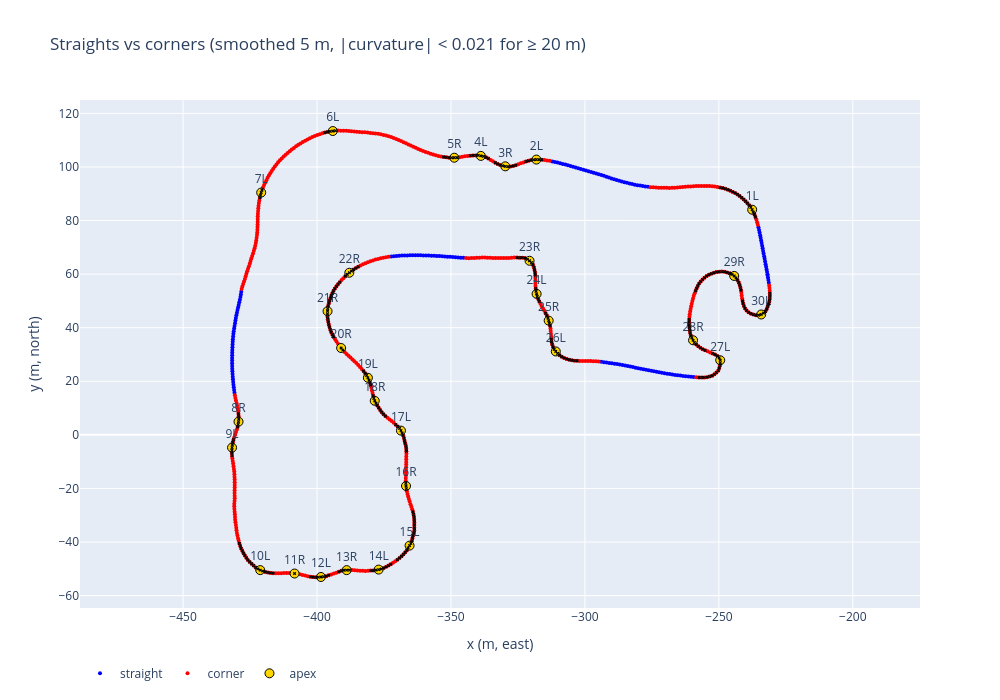

Write notebook code for a chart like this one.
### Markdown cell above
let's add the apex, the apex is the point with the highest curvature in a corner.


going to also number the corners starting from the start line and the R/L indicates if it's a right-hander or left-hander respectively

### Code cell
import numpy as np
import plotly.graph_objects as go
from src.loader import load_centerline

K_STRAIGHT = 0.021     # |curvature| below this = straight-ish
MIN_STRAIGHT_M = 20    # straight-ish stretch must be at least this long
K_CORNER = 0.0385       # |curvature| above this = clearly a corner
SMOOTH_WINDOW_M = 5   # rolling-mean window (odd number, 1 point = 1 m)


cl = load_centerline()
cl["curvature_smooth"] = smooth_circular(cl["curvature"].to_numpy(), SMOOTH_WINDOW_M)

# straights: low smoothed curvature for at least MIN_STRAIGHT_M
low = (cl["curvature_smooth"].abs() < K_STRAIGHT).to_numpy()
run_id = np.concatenate([[0], np.cumsum(low[1:] != low[:-1])])
if low[0] == low[-1] and run_id[-1] != 0:          # loop: join first and last run
    run_id[run_id == run_id[-1]] = 0
run_len = np.bincount(run_id)
cl["is_straight"] = low & (run_len[run_id] >= MIN_STRAIGHT_M)

fig = go.Figure()
for is_straight, colour, name in [(True, "blue", "straight"), (False, "red", "corner")]:
    part = cl[cl["is_straight"] == is_straight]
    fig.add_trace(go.Scatter(
        x=part["x"], y=part["y"],
        mode="markers",
        marker=dict(size=4, color=colour),
        customdata=part[["s", "curvature_smooth"]],
        hovertemplate="s=%{customdata[0]:.0f} m<br>curvature=%{customdata[1]:.04f}<extra></extra>",
        name=name,
    ))

# sharp points on top
sharp = cl[cl["curvature_smooth"].abs() > K_CORNER]
# corners = runs of consecutive points with |smoothed curvature| > K_CORNER
high = (cl["curvature_smooth"].abs() > K_CORNER).to_numpy()
run_id = np.concatenate([[0], np.cumsum(high[1:] != high[:-1])])
if high[0] == high[-1] and run_id[-1] != 0:          # loop: join first and last run
    run_id[run_id == run_id[-1]] = 0

# apex = point of highest |curvature| inside each high run
cl["run"] = run_id
high_pts = cl[high]
apex_idx = high_pts.groupby("run")["curvature_smooth"].apply(lambda c: c.abs().idxmax())
apexes = cl.loc[apex_idx].sort_values("s").reset_index(drop=True)
apexes["corner"] = np.arange(1, len(apexes) + 1)
apexes["direction"] = np.where(apexes["curvature_smooth"] > 0, "L", "R")

fig.add_trace(go.Scatter(
    x=apexes["x"], y=apexes["y"],
    mode="markers+text",
    marker=dict(size=9, color="gold", line=dict(width=1, color="black")),
    text=apexes["corner"].astype(str) + apexes["direction"],
    textposition="top center",
    customdata=apexes[["s", "curvature_smooth"]],
    hovertemplate="apex s=%{customdata[0]:.0f} m<br>curvature=%{customdata[1]:.04f}<extra></extra>",
    name="apex",
))

print(f"{len(apexes)} corners")
apexes[["corner", "direction", "s", "curvature_smooth"]]
fig.add_trace(go.Scatter(
    x=sharp["x"], y=sharp["y"],
    mode="markers",
    marker=dict(size=3, color="black", symbol="x"),
    hoverinfo="skip",
    showlegend=False,
))

fig.update_yaxes(scaleanchor="x", scaleratio=1)
fig.update_layout(title=f"Straights vs corners (smoothed {SMOOTH_WINDOW_M} m, "
                        f"|curvature| < {K_STRAIGHT} for ≥ {MIN_STRAIGHT_M} m)",
                  xaxis_title="x (m, east)", yaxis_title="y (m, north)",
                  height=700, width=1000,
                  legend=dict(orientation="h", y=-0.1))
fig.show()

### Figure 1 — Plotly figure (JSON) as saved in the notebook; plotly's stock layout.template omitted (floating-point values rounded to 4 significant figures; data arrays with more than 128 entries replaced by an {"elided": "..."} marker saying what was removed)
{"data": [{"customdata": {"elided": "164x2 float values"}, "hovertemplate": "s=%{customdata[0]:.0f} m<br>curvature=%{customdata[1]:.04f}<extra></extra>", "marker": {"color": "blue", "size": 4}, "mode": "markers", "name": "straight", "type": "scatter", "x": {"elided": "164 float values"}, "y": {"elided": "164 float values"}}, {"customdata": {"elided": "642x2 float values"}, "hovertemplate": "s=%{customdata[0]:.0f} m<br>curvature=%{customdata[1]:.04f}<extra></extra>", "marker": {"color": "red", "size": 4}, "mode": "markers", "name": "corner", "type": "scatter", "x": {"elided": "642 float values"}, "y": {"elided": "642 float values"}}, {"customdata": [[25.0, 0.0668], [110.0, 0.06999], [122.0, -0.1148], [132.0, 0.09644], [142.0, -0.05269], [189.0, 0.04847], [226.0, 0.0409], [313.0, -0.07124], [323.0, 0.06125], [372.0, 0.09376], [385.0, -0.03897], [395.0, 0.07428], [405.0, -0.07795], [417.0, 0.07262], [432.0, 0.07704], [455.0, -0.04702], [476.0, 0.104], [491.0, -0.06452], [500.0, 0.07181], [515.0, -0.04065], [530.0, -0.07179], [547.0, -0.04178], [616.0, -0.2], [629.0, 0.06665], [640.0, -0.06123], [652.0, 0.126], [719.0, 0.2493], [732.0, -0.117], [769.0, -0.1533], [789.0, 0.246]], "hovertemplate": "apex s=%{customdata[0]:.0f} m<br>curvature=%{customdata[1]:.04f}<extra></extra>", "marker": {"color": "gold", "line": {"color": "black", "width": 1}, "size": 9}, "mode": "markers+text", "name": "apex", "text": ["1L", "2L", "3R", "4L", "5R", "6L", "7L", "8R", "9L", "10L", "11R", "12L", "13R", "14L", "15L", "16R", "17L", "18R", "19L", "20R", "21R", "22R", "23R", "24L", "25R", "26L", "27L", "28R", "29R", "30L"], "textposition": "top center", "type": "scatter", "x": [-237.6, -318.1, -329.7, -338.8, -348.8, -394.1, -420.8, -429.3, -431.7, -421.2, -408.4, -398.5, -388.9, -377.0, -365.5, -366.8, -368.7, -378.5, -381.0, -391.0, -396.1, -388.0, -320.7, -318.0, -313.5, -310.9, -249.5, -259.6, -244.3, -234.2], "y": [84.04, 102.8, 100.2, 104.1, 103.4, 113.4, 90.43, 4.913, -4.76, -50.48, -51.76, -53.05, -50.5, -50.29, -41.35, -19.09, 1.575, 12.71, 21.31, 32.41, 46.15, 60.51, 64.97, 52.63, 42.64, 31.13, 27.86, 35.31, 59.32, 44.93]}, {"hoverinfo": "skip", "marker": {"color": "black", "size": 3, "symbol": "x"}, "mode": "markers", "showlegend": false, "type": "scatter", "x": {"elided": "314 float values"}, "y": {"elided": "314 float values"}}], "layout": {"height": 700, "legend": {"orientation": "h", "y": -0.1}, "title": {"text": "Straights vs corners (smoothed 5 m, |curvature| < 0.021 for ≥ 20 m)"}, "width": 1000, "xaxis": {"title": {"text": "x (m, east)"}}, "yaxis": {"scaleanchor": "x", "scaleratio": 1, "title": {"text": "y (m, north)"}}}}
